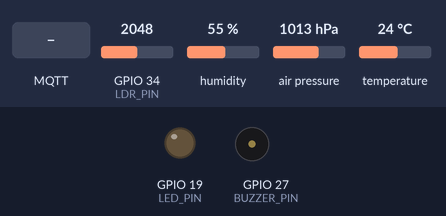
Simulated run of this sketch. Board: ESP32. Shown: output pins drawn as LEDs (lit = HIGH), buzzer (waves = sounding). The test bench sets the inputs (shaded band); at power-on: GPIO 34 (LDR_PIN) = 2048, humidity 55 %, air pressure 1013 hPa, temperature 24 °C. WiFi joins after 1.5 s; servers stay silent unless stated; no MQTT or app messages arrive unless stated; what the sketch prints to the serial monitor is not drawn.

Above: at 2.7 s.
2.8 s: MQTT message "alert" arrives on the first subscribed topic
At 12.0 s:
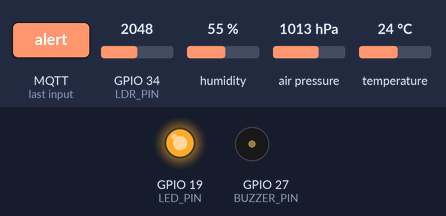
At 14.0 s:
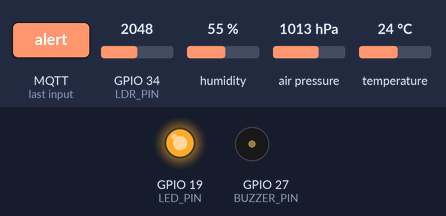
14.3 s: MQTT message "normal" arrives on the first subscribed topic
At 23.6 s:
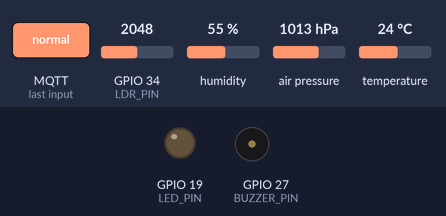
Timing chart, 0 to 25.1 s (numbered marks = the images above; inputs shaded):
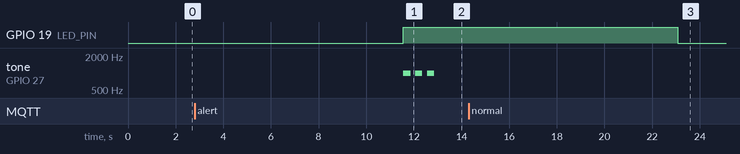

The sketch:

dragon_wokwi.ino
```cpp
// ============================================================
//  Dragon Telemetry Station — ESP32
//  Sensores: DHT22 (temp/umidade), BMP180 (pressão), LDR (luz)
//  Atuadores: LED vermelho (GPIO 19), Buzzer (GPIO 27)
//  Protocolo: MQTT Ultralight 2.0 → FIWARE
// ============================================================

#include <WiFi.h>
#include <PubSubClient.h>
#include <DHT.h>
#include <Wire.h>
#include <Adafruit_BMP085.h>

// WiFi (Wokwi usa essa rede)
const char* SSID     = "Wokwi-GUEST";
const char* PASSWORD = "";

// MQTT — substitua pelo IP real da sua VM Azure
const char* MQTT_BROKER = "SEU_IP_DA_VM";
const int   MQTT_PORT   = 1883;

// Tópicos FIWARE
const char* TOPIC_ATTRS = "/dragon2026/dragon-esp32-001/attrs";
const char* TOPIC_CMD   = "/dragon2026/dragon-esp32-001/cmd";

// Pinos
#define DHT_PIN    15
#define DHT_TYPE   DHT22
#define LDR_PIN    34
#define LED_PIN    19
#define BUZZER_PIN 27

DHT dht(DHT_PIN, DHT_TYPE);
Adafruit_BMP085 bmp;
WiFiClient espClient;
PubSubClient client(espClient);

// ============================================================
// Callback: recebe comandos do Python
// Comandos possíveis: alert | normal
// ============================================================
void onMessage(char* topic, byte* payload, unsigned int length) {
  String msg = "";
  for (unsigned int i = 0; i < length; i++) msg += (char)payload[i];
  Serial.println("[CMD] " + msg);

  if (msg.indexOf("alert") >= 0) {
    // Alerta: LED vermelho aceso + buzzer intermitente
    digitalWrite(LED_PIN, HIGH);
    for (int i = 0; i < 3; i++) {
      tone(BUZZER_PIN, 1000, 300);
      delay(500);
    }
    noTone(BUZZER_PIN);
  } else if (msg.indexOf("normal") >= 0) {
    // Tudo normal: LED e buzzer apagados
    digitalWrite(LED_PIN, LOW);
    noTone(BUZZER_PIN);
  }
}

// ============================================================
void connectWiFi() {
  Serial.print("[WiFi] Conectando...");
  WiFi.begin(SSID, PASSWORD);
  while (WiFi.status() != WL_CONNECTED) { delay(500); Serial.print("."); }
  Serial.println(" OK");
}

void connectMQTT() {
  while (!client.connected()) {
    Serial.print("[MQTT] Conectando...");
    if (client.connect("dragon-esp32-001")) {
      Serial.println(" OK");
      client.subscribe(TOPIC_CMD);
    } else {
      Serial.print(" falhou, rc="); Serial.println(client.state());
      delay(3000);
    }
  }
}

// ============================================================
void setup() {
  Serial.begin(115200);
  pinMode(LED_PIN,    OUTPUT);
  pinMode(BUZZER_PIN, OUTPUT);
  digitalWrite(LED_PIN, LOW);

  dht.begin();
  Wire.begin();
  if (!bmp.begin()) {
    Serial.println("[BMP180] Nao encontrado!");
  }

  connectWiFi();
  client.setServer(MQTT_BROKER, MQTT_PORT);
  client.setCallback(onMessage);
}

// ============================================================
void loop() {
  if (!client.connected()) connectMQTT();
  client.loop();

  // Leituras dos sensores
  float temp  = dht.readTemperature();
  float umid  = dht.readHumidity();
  float press = bmp.readPressure() / 100.0;  // hPa
  int   ldr   = analogRead(LDR_PIN);

  if (isnan(temp)) temp = 22.0;
  if (isnan(umid)) umid = 50.0;

  // Publica no formato Ultralight 2.0
  // t=temperatura | h=umidade | p=pressao | l=ldr
  String payload = "t|" + String(temp, 1)
                 + "|h|" + String(umid, 1)
                 + "|p|" + String(press, 1)
                 + "|l|" + String(ldr);

  client.publish(TOPIC_ATTRS, payload.c_str());
  Serial.println("[PUB] " + payload);

  delay(10000);  // publica a cada 10s
}
```

Measured:
- after the input at 2.8 s, GPIO 19 (LED_PIN): LOW → HIGH after 8.8 s; tone on GPIO 27 (BUZZER_PIN): alternates 1000 Hz for 0.30 s and silent for 0.20 s, 6 changes in all, then stays silent, starting after 8.8 s
- after the input at 14.3 s, GPIO 19 (LED_PIN): HIGH → LOW after 8.8 s
